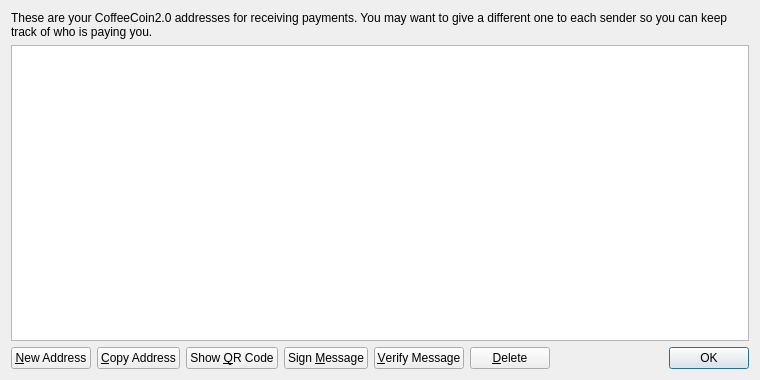
<?xml version="1.0" encoding="UTF-8"?>
<ui version="4.0">
 <class>AddressBookPage</class>
 <widget class="QWidget" name="AddressBookPage">
  <property name="geometry">
   <rect>
    <x>0</x>
    <y>0</y>
    <width>760</width>
    <height>380</height>
   </rect>
  </property>
  <property name="windowTitle">
   <string>Address Book</string>
  </property>
  <layout class="QVBoxLayout" name="verticalLayout">
   <item>
    <widget class="QLabel" name="labelExplanation">
     <property name="text">
      <string>These are your CoffeeCoin2.0 addresses for receiving payments. You may want to give a different one to each sender so you can keep track of who is paying you.</string>
     </property>
     <property name="textFormat">
      <enum>Qt::PlainText</enum>
     </property>
     <property name="wordWrap">
      <bool>true</bool>
     </property>
    </widget>
   </item>
   <item>
    <widget class="QTableView" name="tableView">
     <property name="contextMenuPolicy">
      <enum>Qt::CustomContextMenu</enum>
     </property>
     <property name="toolTip">
      <string>Double-click to edit address or label</string>
     </property>
     <property name="tabKeyNavigation">
      <bool>false</bool>
     </property>
     <property name="alternatingRowColors">
      <bool>true</bool>
     </property>
     <property name="selectionMode">
      <enum>QAbstractItemView::SingleSelection</enum>
     </property>
     <property name="selectionBehavior">
      <enum>QAbstractItemView::SelectRows</enum>
     </property>
     <property name="sortingEnabled">
      <bool>true</bool>
     </property>
     <attribute name="verticalHeaderVisible">
      <bool>false</bool>
     </attribute>
    </widget>
   </item>
   <item>
    <layout class="QHBoxLayout" name="horizontalLayout">
     <item>
      <widget class="QPushButton" name="newAddressButton">
       <property name="toolTip">
        <string>Create a new address</string>
       </property>
       <property name="text">
        <string>&amp;New Address</string>
       </property>
       <property name="icon">
        <iconset resource="../bitcoin.qrc">
         <normaloff>:/icons/add</normaloff>:/icons/add</iconset>
       </property>
      </widget>
     </item>
     <item>
      <widget class="QPushButton" name="copyToClipboard">
       <property name="toolTip">
        <string>Copy the currently selected address to the system clipboard</string>
       </property>
       <property name="text">
        <string>&amp;Copy Address</string>
       </property>
       <property name="icon">
        <iconset resource="../bitcoin.qrc">
         <normaloff>:/icons/editcopy</normaloff>:/icons/editcopy</iconset>
       </property>
      </widget>
     </item>
     <item>
      <widget class="QPushButton" name="showQRCode">
       <property name="text">
        <string>Show &amp;QR Code</string>
       </property>
       <property name="icon">
        <iconset resource="../bitcoin.qrc">
         <normaloff>:/icons/qrcode</normaloff>:/icons/qrcode</iconset>
       </property>
      </widget>
     </item>
     <item>
      <widget class="QPushButton" name="signMessage">
       <property name="toolTip">
        <string>Sign a message to prove you own a CoffeeCoin2.0 address</string>
       </property>
       <property name="text">
        <string>Sign &amp;Message</string>
       </property>
       <property name="icon">
        <iconset resource="../bitcoin.qrc">
         <normaloff>:/icons/edit</normaloff>:/icons/edit</iconset>
       </property>
      </widget>
     </item>
     <item>
      <widget class="QPushButton" name="verifyMessage">
       <property name="toolTip">
        <string>Verify a message to ensure it was signed with a specified CoffeeCoin2.0 address</string>
       </property>
       <property name="text">
        <string>&amp;Verify Message</string>
       </property>
       <property name="icon">
        <iconset resource="../bitcoin.qrc">
         <normaloff>:/icons/transaction_0</normaloff>:/icons/transaction_0</iconset>
       </property>
      </widget>
     </item>
     <item>
      <widget class="QPushButton" name="deleteButton">
       <property name="toolTip">
        <string>Delete the currently selected address from the list</string>
       </property>
       <property name="text">
        <string>&amp;Delete</string>
       </property>
       <property name="icon">
        <iconset resource="../bitcoin.qrc">
         <normaloff>:/icons/remove</normaloff>:/icons/remove</iconset>
       </property>
      </widget>
     </item>
     <item>
      <spacer name="horizontalSpacer">
       <property name="orientation">
        <enum>Qt::Horizontal</enum>
       </property>
       <property name="sizeHint" stdset="0">
        <size>
         <width>40</width>
         <height>20</height>
        </size>
       </property>
      </spacer>
     </item>
     <item>
      <widget class="QDialogButtonBox" name="buttonBox">
       <property name="sizePolicy">
        <sizepolicy hsizetype="Maximum" vsizetype="Fixed">
         <horstretch>0</horstretch>
         <verstretch>0</verstretch>
        </sizepolicy>
       </property>
       <property name="standardButtons">
        <set>QDialogButtonBox::Ok</set>
       </property>
      </widget>
     </item>
    </layout>
   </item>
  </layout>
 </widget>
 <resources>
  <include location="../bitcoin.qrc"/>
 </resources>
 <connections/>
</ui>
